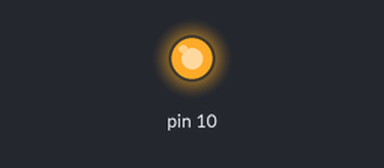
Recording of a sketch running on a simulated Arduino Uno, built with avr-gcc and run on an emulated ATmega328P. Parts: output pins drawn as LEDs (lit = HIGH). What the sketch prints to the serial monitor is not drawn.

Above: at 0.1 s.
Timing chart, 0 to 1.6 s (numbered marks = the images above):
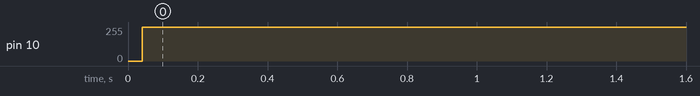

Measured:
- by itself, pin 10: 0/255 → 255/255 at 0.04 s

The sketch:

RFID_READER.ino
```cpp
#include <SPI.h>
#include "rc522.h"

// RC522模块片选引脚
#define RC522_SS 10

// rc522模块
RC522 *rc522;

void setup() {
  Serial.begin(115200);
  Serial.println("=========== starting ===========");

  // 内置LED设置输出
  pinMode(LED_BUILTIN, OUTPUT);
  digitalWrite(LED_BUILTIN, LOW);

  SPI.begin();

  // 初始化rc522模块
  rc522 = new RC522(RC522_SS);
  rc522->readVersion();
  rc522->wakeUp();
  rc522->serialOut("CommandReg=", rc522->readRegister(rc522->RC_Register::CommandReg));
  rc522->readError();
  Serial.println("========== init finished ============");
}


void loop() {
//  Serial.println("idle");
  delay(1000);
//  rc522->test();
//  rc522->readError();
}
```

rc522.cpp
```cpp
#include <Arduino.h>
#include "rc522.h"

// 构造函数
RC522::RC522(int ss):RC522Base(ss){
}

// 唤醒MFRC522
void RC522::wakeUp(){
  Serial.println("wakeUp");
  // 7-6:RFU 5:RcvOff 4:PowerDown 3-0:Command
  unsigned char CommandReg_value=0x20;
  writeRegister(RC_Register::CommandReg, CommandReg_value);
}


// 读取错误标志寄存器
unsigned char RC522::readError(){
  unsigned char tmp = readRegister(RC_Register::ErrorReg);
  serialOut("ErrorReg=", tmp);
  return tmp;
}

// 读取版本
unsigned char RC522::readVersion(){
  unsigned char tmp = readRegister(RC_Register::VersionReg);
  serialOut("VersionReg=", tmp);
  return tmp;
}
```

rc522.h
```cpp
#ifndef RC522_DEF
#define RC522_DEF

#include "rc522base.h"

class RC522:public RC522Base{
public:

  // RC522寄存器地址
  enum RC_Register : byte {
    // Page 0: Command and status
    CommandReg      = 0x01,  // starts and stops command execution
    ComIEnReg       = 0x02,  // enable and disable interrupt request control bits
    DivIEnReg       = 0x03,  // enable and disable interrupt request control bits
    ComIrqReg       = 0x04,  // interrupt request bits
    DivIrqReg       = 0x05,  // interrupt request bits
    ErrorReg        = 0x06,  // error bits showing the error status of the last command executed
    Status1Reg      = 0x07,  // communication status bits
    Status2Reg      = 0x08,  // receiver and transmitter status bits
    FIFODataReg     = 0x09,  // input and output of 64 byte FIFO buffer
    FIFOLevelReg    = 0x0A,  // number of bytes stored in the FIFO buffer
    WaterLevelReg   = 0x0B,  // level for FIFO underflow and overflow warning
    ControlReg      = 0x0C,  // miscellaneous control registers
    BitFramingReg   = 0x0D,  // adjustments for bit-oriented frames
    CollReg         = 0x0E,  // bit position of the first bit-collision detected on the RF interface

    // Page 1: Command
    ModeReg         = 0x11,  // defines general modes for transmitting and receiving
    TxModeReg       = 0x12,  // defines transmission data rate and framing
    RxModeReg       = 0x13,  // defines reception data rate and framing
    TxControlReg    = 0x14,  // controls the logical behavior of the antenna driver pins TX1 and TX2
    TxASKReg        = 0x15,  // controls the setting of the transmission modulation
    TxSelReg        = 0x16,  // selects the internal sources for the antenna driver
    RxSelReg        = 0x17,  // selects internal receiver settings
    RxThresholdReg  = 0x18,  // selects thresholds for the bit decoder
    DemodReg        = 0x19,  // defines demodulator settings
    MfTxReg         = 0x1C,  // controls some MIFARE communication transmit parameters
    MfRxReg         = 0x1D,  // controls some MIFARE communication receive parameters
    SerialSpeedReg  = 0x1F,  // selects the speed of the serial UART interface

    // Page 2: Configuration
    CRCResultRegH     = 0x21,  // shows the MSB and LSB values of the CRC calculation
    CRCResultRegL     = 0x22,
    ModWidthReg       = 0x24,  // controls the ModWidth setting?
    RFCfgReg          = 0x26,  // configures the receiver gain
    GsNReg            = 0x27,  // selects the conductance of the antenna driver pins TX1 and TX2 for modulation
    CWGsPReg          = 0x28,  // defines the conductance of the p-driver output during periods of no modulation
    ModGsPReg         = 0x29,  // defines the conductance of the p-driver output during periods of modulation
    TModeReg          = 0x2A,  // defines settings for the internal timer
    TPrescalerReg     = 0x2B,  // the lower 8 bits of the TPrescaler value. The 4 high bits are in TModeReg.
    TReloadRegH       = 0x2C,  // defines the 16-bit timer reload value
    TReloadRegL       = 0x2D,
    TCounterValueRegH   = 0x2E,  // shows the 16-bit timer value
    TCounterValueRegL   = 0x2F,

    // Page 3: Test Registers
    TestSel1Reg       = 0x31,  // general test signal configuration
    TestSel2Reg       = 0x32,  // general test signal configuration
    TestPinEnReg      = 0x33,  // enables pin output driver on pins D1 to D7
    TestPinValueReg   = 0x34,  // defines the values for D1 to D7 when it is used as an I/O bus
    TestBusReg        = 0x35,  // shows the status of the internal test bus
    AutoTestReg       = 0x36,  // controls the digital self-test
    VersionReg        = 0x37,  // shows the software version
    AnalogTestReg     = 0x38,  // controls the pins AUX1 and AUX2
    TestDAC1Reg       = 0x39,  // defines the test value for TestDAC1
    TestDAC2Reg       = 0x3A,  // defines the test value for TestDAC2
    TestADCReg        = 0x3B   // shows the value of ADC I and Q channels
  };

  // RC522 命令集
  enum RC_Command : byte {
    Idle        = 0x00,         // no action, cancels current command execution
    Mem         = 0x01,         // stores 25 bytes into the internal buffer
    GenerateRandomID  = 0x02,   // generates a 10-byte random ID number
    CalcCRC       = 0x03,       // activates the CRC coprocessor or performs a self-test
    Transmit      = 0x04,       // transmits data from the FIFO buffer
    NoCmdChange   = 0x07,       // no command change, can be used to modify the CommandReg register bits without affecting the command, for example, the PowerDown bit
    Receive       = 0x08,       // activates the receiver circuits
    Transceive    = 0x0C,       // transmits data from FIFO buffer to antenna and automatically activates the receiver after transmission
    MFAuthent     = 0x0E,       // performs the MIFARE standard authentication as a reader
    SoftReset     = 0x0F        // resets the MFRC522
  };

  // 接收器增益
  enum RC_RxGain : byte {
    RxGain_18dB       = 0x00,  // 000b - 18 dB, minimum
    RxGain_23dB       = 0x01,  // 001b - 23 dB
    RxGain_18dB_2     = 0x02,  // 010b - 18 dB, it seems 010b is a duplicate for 000b
    RxGain_23dB_2     = 0x03,  // 011b - 23 dB, it seems 011b is a duplicate for 001b
    RxGain_33dB       = 0x04,  // 100b - 33 dB, average, and typical default
    RxGain_38dB       = 0x05,  // 101b - 38 dB
    RxGain_43dB       = 0x06,  // 110b - 43 dB
    RxGain_48dB       = 0x07,  // 111b - 48 dB, maximum
    RxGain_min        = 0x00,  // 000b - 18 dB, minimum, convenience for RxGain_18dB
    RxGain_avg        = 0x04,  // 100b - 33 dB, average, convenience for RxGain_33dB
    RxGain_max        = 0x07   // 111b - 48 dB, maximum, convenience for RxGain_48dB
  };


  // 构造函数
  RC522(int ss);
  // 唤醒MFRC522
  void wakeUp();
  void test();

  // 读取错误标志寄存器
  unsigned char readError();
  // 读取版本
  unsigned char readVersion();

private:
};

#endif
```

rc522base.cpp
```cpp
#include <Arduino.h>
#include <SPI.h>
#include "rc522base.h"


/////////// 构造函数 /////////////
RC522Base::RC522Base(int ss){
  this->ss = ss;
  pinMode(ss, OUTPUT);    // 设置片选->数字输出模式
}

////////// 读寄存器 ////////////
unsigned char* RC522Base::readRegister(unsigned char *address_list, int len){
  unsigned char* res_list = new unsigned char[len];

  SPI.beginTransaction(SPISettings(SPI_CLOCK_DIV4, MSBFIRST, SPI_MODE0));   // SPI开始传输 设置（速率10M 大端 SPI_MODE0：上升沿赋值 下降沿读值）
  digitalWrite(ss, LOW);

  unsigned char tmp = address_wrap(address_list[0], ACTION::r);     // 封装地址
  SPI.transfer(tmp);                                  // 传地址取值 （第一个返回值值无意义，不获取）
  for(int i=1; i<len; i++){
    tmp = address_wrap(address_list[i], ACTION::r);   // 封装地址
    res_list[i-1] = SPI.transfer(tmp);                // 传地址取值 (取到的值为前一个地址的值)
  }
  res_list[len-1] = SPI.transfer(0x00);               // 传0x00 取最后一个地址的值
  delete[] address_list;

  digitalWrite(ss, HIGH);
  SPI.endTransaction();                               // SPI传输结束
  return res_list;
}

///////////// 读取单个寄存器 ////////////////
unsigned char RC522Base::readRegister(unsigned char address){
  unsigned char *address_list = new unsigned char[1];
  address_list[0] = address;
  unsigned char *tmp = readRegister(address_list, 1);
  unsigned char res = tmp[0];
  delete[] tmp;
  return res;
}

////////////// 写寄存器 ////////////////////
void RC522Base::writeRegister(unsigned char address, unsigned char data){
  address = address_wrap(address, ACTION::w);

  SPI.beginTransaction(SPISettings(SPI_CLOCK_DIV4, MSBFIRST, SPI_MODE0));   // SPI开始传输 设置（速率10M 大端 SPI_MODE0：上升沿赋值 下降沿读值）
  digitalWrite(ss, LOW);
  SPI.transfer(address);
  SPI.transfer(data);
  digitalWrite(ss, HIGH);
  SPI.endTransaction();                                                      // SPI传输结束
}


//////////////// 串口输出 ////////////////////
void RC522Base::serialOut(String mesg, unsigned char hexData){
  Serial.print(mesg);
  Serial.print("0x");
  Serial.println(hexData, HEX);
}

/////////////// 地址封装 /////////////////////
unsigned char RC522Base::address_wrap(unsigned char address, ACTION act){
  address = address << 1;         // 左移1位 将最低位空出来
  if(act == ACTION::r){
    address = 0x80 | address;     // 如果是读取， 高位置1
  }
  address = 0xfe & address;       // 最低位统一置0
  return address;
}
```

rc522base.h
```cpp
#ifndef RC522_BASE_DEF
#define RC522_BASE_DEF

// 寄存器操作类型，读/写
enum ACTION{ r, w };

class RC522Base{
public:
  // 片选
  int ss;
  // 构造函数
  RC522Base(int ss);

  ///////////////////// 寄存器操作 ////////////////////////////
  unsigned char* readRegister(unsigned char *address_list, int len);
  unsigned char readRegister(unsigned char address);
  void writeRegister(unsigned char address, unsigned char data);

  ///////////////////// 串口输出 //////////////////////
  void serialOut(String mesg, unsigned char hexData);

private:
  ////////////////////  地址封装 //////////////////////
  unsigned char address_wrap(unsigned char address,ACTION act);
};


#endif
```

tool.cpp
```cpp
#include <Arduino.h>
#include "tool.h"
```

tool.h
```cpp
#ifndef tool_DEF
#define tool_DEF

class Serial_T{
public:

private:
};


#endif
```
